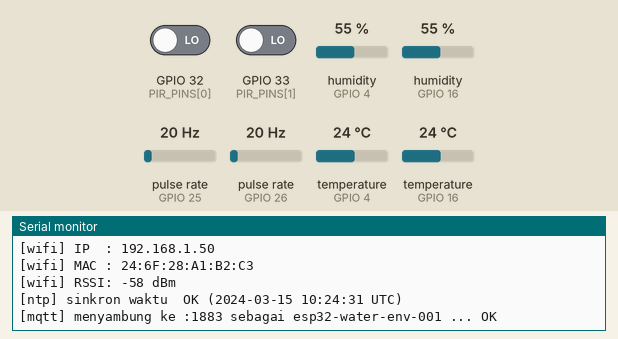
Bench run of a sketch on a simulated ESP32. Shown: the last lines printed to the serial monitor. Wiring (inferred from the names in the program): 2 × pulse sensor: data GPIO 25 / data GPIO 26. Inputs (shaded band) come from the test bench; at power-on: GPIO 32 (PIR_PINS[0]) LOW, GPIO 33 (PIR_PINS[1]) LOW, humidity (sensors on GPIO 4, GPIO 16) 55 %, pulse rate (sensors on GPIO 25, GPIO 26) 20 Hz, temperature (sensors on GPIO 4, GPIO 16) 24 °C. WiFi joins after 1.5 s; servers stay silent unless stated; the local clock reads 2024-03-15 10:24:30 at power-on unless the sketch sets it; no MQTT or app messages arrive unless stated; not simulated (calls return 0 or success): arduino_secrets.h.

Above: at 3.0 s.
3.1 s: GPIO 32 (PIR_PINS[0]) driven HIGH
At 4.0 s:
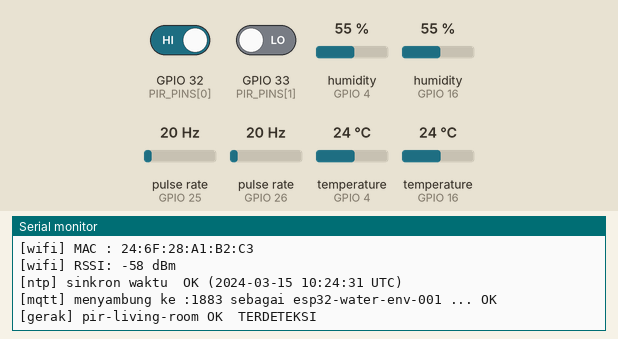
8.3 s: GPIO 33 (PIR_PINS[1]) driven HIGH
At 9.2 s:
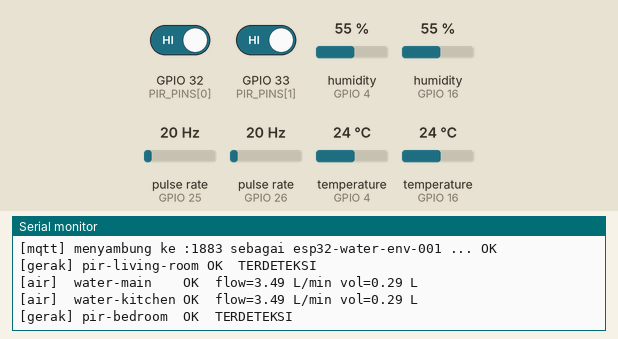
13.3 s: GPIO 32 (PIR_PINS[0]) driven LOW
At 14.1 s:
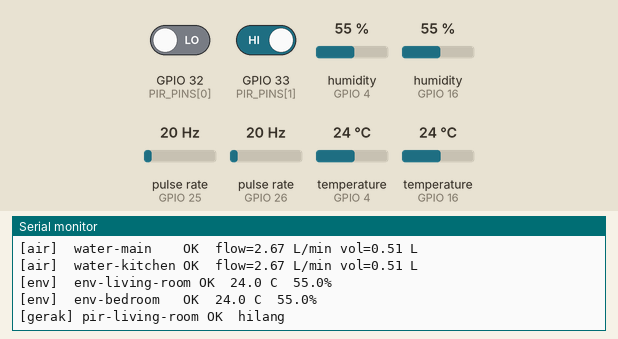
14.8 s: GPIO 33 (PIR_PINS[1]) driven LOW
At 15.3 s:
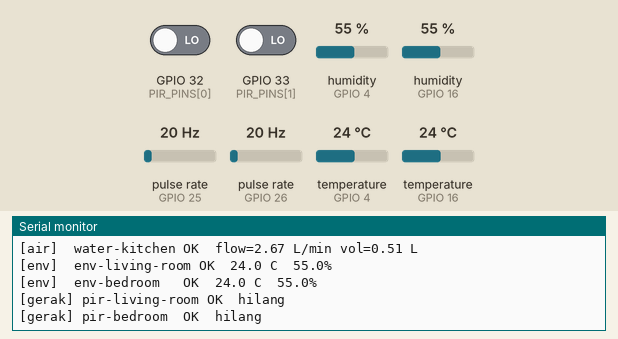

The sketch:

esp32-water-env-001.ino
```cpp
/*
 * SATU ATAP — Node esp32-water-env-001 (Fase D, firmware node #2)
 * ---------------------------------------------------------------
 * Satu board ESP32 meng-host ENAM device logis dari tiga jenis sensor:
 *   Air (YF-S201, hall flow)   -> water-main, water-kitchen   -> telemetry {flow_lpm, volume_liters}
 *   Suhu/lembap (DHT22)        -> env-living-room, env-bedroom -> telemetry {temperature_c, humidity_pct}
 *   Gerak (HC-SR501 PIR)       -> pir-living-room, pir-bedroom -> event {MOTION_DETECTED|MOTION_CLEARED}
 *
 * Payload PERSIS seperti apps/iot-simulator — board ini menggantikan simulator
 * untuk keenam device tsb, bukan menambah jalur baru.
 *
 * AUTENTIKASI: login SEKALI sebagai NODE (username = esp32-water-env-001).
 * Password dari .secrets/mqtt-dev-passwords.json, kunci "esp32-water-env-001"
 * (ditulis ulang tiap `npm run db:seed` — salin ulang kalau seed lagi).
 *
 * Library (Library Manager):
 *   - PubSubClient            by Nick O'Leary
 *   - DHT sensor library      by Adafruit  (+ dependensi Adafruit Unified Sensor)
 * Board: ESP32 Dev Module (WROOM-32).
 *
 * WIRING (semua low-voltage, TIDAK ada mains di board ini):
 *   DHT22 #1 (env-living)   DATA -> GPIO4    VCC 3V3   GND   (pull-up 10k DATA->3V3)
 *   DHT22 #2 (env-bedroom)  DATA -> GPIO16   VCC 3V3   GND   (pull-up 10k)
 *   YF-S201 #1 (water-main)   OUT -> GPIO25   VCC 5V    GND
 *   YF-S201 #2 (water-kitchen)OUT -> GPIO26   VCC 5V    GND
 *   HC-SR501 #1 (pir-living)  OUT -> GPIO32   VCC 5V    GND
 *   HC-SR501 #2 (pir-bedroom) OUT -> GPIO33   VCC 5V    GND
 *   PIR keluar 3V3 di pin OUT — aman ke GPIO ESP32. Flow sensor OUT juga ~3V3
 *   pada modul bertegangan 5V dgn pull-up internal; kalau modulmu 5V penuh,
 *   pasang pembagi tegangan pada jalur OUT flow.
 */

#include <WiFi.h>
#include <PubSubClient.h>
#include <DHT.h>
#include <time.h>
#include "arduino_secrets.h"   // di-gitignore; salin dari arduino_secrets.h.example

// ---------------------------------------------------------------------------
// Kredensial di arduino_secrets.h (TIDAK masuk git). Cek IP host tiap flash.
// ---------------------------------------------------------------------------

const char* WIFI_SSID     = SECRET_WIFI_SSID;
const char* WIFI_PASSWORD = SECRET_WIFI_PASSWORD;
const char* MQTT_HOST     = SECRET_MQTT_HOST;

// Akun NODE. Username = nodeId; password node dari .secrets.
const char* MQTT_USERNAME = "esp32-water-env-001";
const char* MQTT_PASSWORD = SECRET_MQTT_PASSWORD;

// ---------------------------------------------------------------------------

const uint16_t MQTT_PORT = 1883;
const char*    HOME_ID   = "home-1";
const char*    NODE_ID   = "esp32-water-env-001";
const char*    FIRMWARE  = "water-env-1.0.0";

const uint32_t WATER_MS  = 5000;    // samakan dengan WATER_INTERVAL_MS simulator
const uint32_t ENV_MS    = 10000;   // ENVIRONMENT_INTERVAL_MS

// Device id per kategori (urutan sejajar dengan pin di bawah).
const char* WATER_IDS[2] = { "water-main", "water-kitchen" };
const char* ENV_IDS[2]   = { "env-living-room", "env-bedroom" };
const char* PIR_IDS[2]   = { "pir-living-room", "pir-bedroom" };

const int DHT_PINS[2]  = { 4, 16 };
const int FLOW_PINS[2] = { 25, 26 };
const int PIR_PINS[2]  = { 32, 33 };

// YF-S201: ~450 pulsa per liter (F[Hz] = 7.5 x Q[L/min]).
const float PULSES_PER_LITER = 450.0f;

const char* NTP_SERVER_1 = "pool.ntp.org";
const char* NTP_SERVER_2 = "time.google.com";

// ---------------------------------------------------------------------------

WiFiClient   net;
PubSubClient mqtt(net);

#define DHTTYPE DHT22
DHT dht[2] = { DHT(DHT_PINS[0], DHTTYPE), DHT(DHT_PINS[1], DHTTYPE) };

// Penghitung pulsa flow diisi dari ISR — wajib volatile.
volatile uint32_t flowPulses[2] = { 0, 0 };
void IRAM_ATTR isrFlow0() { flowPulses[0]++; }
void IRAM_ATTR isrFlow1() { flowPulses[1]++; }

// volume_liters kumulatif per device. Reset ke 0 saat board reboot — ingest
// memperlakukan volume_liters sebagai counter dan menoleransi reset (delta
// dihitung ulang), jadi total di cloud tidak rusak.
double volumeLiters[2] = { 0.0, 0.0 };

bool pirState[2] = { false, false };

char topicWater[2][96];
char topicEnv[2][96];
char topicPir[2][96];
char topicAvailability[96];

uint32_t lastWater = 0;
uint32_t lastEnv   = 0;
uint8_t  authFailures = 0;

// ---------------------------------------------------------------------------

void buildTopics() {
  for (int i = 0; i < 2; i++) {
    snprintf(topicWater[i], sizeof(topicWater[i]),
             "home/%s/device/%s/telemetry", HOME_ID, WATER_IDS[i]);
    snprintf(topicEnv[i], sizeof(topicEnv[i]),
             "home/%s/device/%s/telemetry", HOME_ID, ENV_IDS[i]);
    snprintf(topicPir[i], sizeof(topicPir[i]),
             "home/%s/device/%s/event", HOME_ID, PIR_IDS[i]);
  }
  snprintf(topicAvailability, sizeof(topicAvailability),
           "home/%s/node/%s/availability", HOME_ID, NODE_ID);
}

void connectWifi() {
  Serial.printf("\n[wifi] menyambung ke %s ", WIFI_SSID);
  WiFi.mode(WIFI_STA);
  WiFi.begin(WIFI_SSID, WIFI_PASSWORD);

  uint8_t tries = 0;
  while (WiFi.status() != WL_CONNECTED && tries < 40) {
    delay(500);
    Serial.print(".");
    tries++;
  }
  if (WiFi.status() != WL_CONNECTED) {
    Serial.println("\n[wifi] GAGAL — cek SSID, password, dan pastikan band 2.4 GHz.");
    Serial.println("[wifi] restart dalam 5 detik...");
    delay(5000);
    ESP.restart();
  }
  Serial.println(" OK");
  Serial.printf("[wifi] IP  : %s\n", WiFi.localIP().toString().c_str());
  Serial.printf("[wifi] MAC : %s\n", WiFi.macAddress().c_str());
  Serial.printf("[wifi] RSSI: %d dBm\n", WiFi.RSSI());
}

void syncTime() {
  configTime(0, 0, NTP_SERVER_1, NTP_SERVER_2);
  Serial.print("[ntp] sinkron waktu ");
  struct tm tm;
  uint8_t tries = 0;
  while (!getLocalTime(&tm, 500) && tries < 20) {
    Serial.print(".");
    tries++;
  }
  if (tries >= 20) {
    Serial.println(" GAGAL — telemetry tetap terkirim, tapi timestamp bisa salah.");
  } else {
    Serial.printf(" OK (%04d-%02d-%02d %02d:%02d:%02d UTC)\n",
                  tm.tm_year + 1900, tm.tm_mon + 1, tm.tm_mday,
                  tm.tm_hour, tm.tm_min, tm.tm_sec);
  }
}

void isoNow(char* out, size_t len) {
  time_t now = time(nullptr);
  struct tm tmUtc;
  gmtime_r(&now, &tmUtc);
  char base[24];
  strftime(base, sizeof(base), "%Y-%m-%dT%H:%M:%S", &tmUtc);
  snprintf(out, len, "%s.000Z", base);
}

void connectMqtt() {
  mqtt.setServer(MQTT_HOST, MQTT_PORT);

  while (!mqtt.connected()) {
    Serial.printf("[mqtt] menyambung ke %s:%u sebagai %s ... ",
                  MQTT_HOST, MQTT_PORT, MQTT_USERNAME);

    bool ok = mqtt.connect(
      NODE_ID,
      MQTT_USERNAME, MQTT_PASSWORD,
      topicAvailability, 1, true,
      "{\"status\":\"offline\"}"
    );

    if (ok) {
      authFailures = 0;
      Serial.println("OK");
      char online[224];
      snprintf(online, sizeof(online),
        "{\"status\":\"online\",\"firmware\":\"%s\",\"ip\":\"%s\",\"mac\":\"%s\",\"rssi\":%d}",
        FIRMWARE, WiFi.localIP().toString().c_str(),
        WiFi.macAddress().c_str(), WiFi.RSSI());
      mqtt.publish(topicAvailability, online, true);
      return;
    }

    int rc = mqtt.state();
    Serial.printf("gagal, rc=%d\n", rc);
    if (rc == 4 || rc == 5) {
      authFailures++;
      Serial.println("[mqtt] DITOLAK broker. rc=4 password salah, rc=5 tidak diizinkan.");
      Serial.println("       Password node dari .secrets (kunci nodeId)? Sudah mqtt:users + restart Mosquitto?");
      if (authFailures >= 3) {
        Serial.println("[mqtt] berhenti mencoba. Perbaiki kredensial, lalu reset board.");
        while (true) delay(1000);
      }
    } else if (rc == -2) {
      Serial.println("[mqtt] broker tidak terjangkau. Cek IP host, port 1883, firewall.");
    }
    delay(3000);
  }
}

// --- publikasi per kategori -------------------------------------------------

// Air: hitung flow dari pulsa sejak siklus terakhir, akumulasi volume.
void publishWater(const char* ts, uint32_t elapsedMs) {
  for (int i = 0; i < 2; i++) {
    noInterrupts();
    uint32_t pulses = flowPulses[i];
    flowPulses[i] = 0;
    interrupts();

    double liters = pulses / PULSES_PER_LITER;
    volumeLiters[i] += liters;
    double flowLpm = liters * (60000.0 / (double)elapsedMs);

    char body[200];
    snprintf(body, sizeof(body),
      "{\"ts\":\"%s\",\"metrics\":{\"flow_lpm\":%.2f,\"volume_liters\":%.2f}}",
      ts, flowLpm, volumeLiters[i]);
    bool sent = mqtt.publish(topicWater[i], body);
    Serial.printf("[air]  %-13s %s flow=%.2f L/min vol=%.2f L\n",
                  WATER_IDS[i], sent ? "OK " : "GAGAL", flowLpm, volumeLiters[i]);
  }
}

// Suhu/lembap: DHT22 balas NaN kalau gagal baca — skip agar JSON tetap valid.
void publishEnv(const char* ts) {
  for (int i = 0; i < 2; i++) {
    float t = dht[i].readTemperature();
    float h = dht[i].readHumidity();
    if (isnan(t) || isnan(h)) {
      Serial.printf("[env] %s TIDAK MERESPONS (cek DATA/pull-up/catu DHT22)\n", ENV_IDS[i]);
      continue;
    }
    if (h < 0.0f) h = 0.0f;
    if (h > 100.0f) h = 100.0f;   // humidity_pct dibatasi 0..100 oleh skema

    char body[200];
    snprintf(body, sizeof(body),
      "{\"ts\":\"%s\",\"metrics\":{\"temperature_c\":%.1f,\"humidity_pct\":%.1f}}",
      ts, t, h);
    bool sent = mqtt.publish(topicEnv[i], body);
    Serial.printf("[env]  %-13s %s %.1f C  %.1f%%\n",
                  ENV_IDS[i], sent ? "OK " : "GAGAL", t, h);
  }
}

// Gerak: kirim event HANYA saat status berubah (edge), bukan tiap loop.
void handleMotion(const char* ts) {
  for (int i = 0; i < 2; i++) {
    bool now = digitalRead(PIR_PINS[i]) == HIGH;
    if (now == pirState[i]) continue;
    pirState[i] = now;

    char body[120];
    snprintf(body, sizeof(body),
      "{\"ts\":\"%s\",\"event\":\"%s\"}",
      ts, now ? "MOTION_DETECTED" : "MOTION_CLEARED");
    bool sent = mqtt.publish(topicPir[i], body);
    Serial.printf("[gerak] %-12s %s %s\n",
                  PIR_IDS[i], sent ? "OK " : "GAGAL", now ? "TERDETEKSI" : "hilang");
  }
}

void setup() {
  Serial.begin(115200);
  delay(300);
  Serial.println("\n\n=== SATU ATAP — node esp32-water-env-001 (air + suhu + gerak) ===");

  for (int i = 0; i < 2; i++) {
    dht[i].begin();
    pinMode(FLOW_PINS[i], INPUT_PULLUP);
    pinMode(PIR_PINS[i], INPUT);
  }
  attachInterrupt(digitalPinToInterrupt(FLOW_PINS[0]), isrFlow0, RISING);
  attachInterrupt(digitalPinToInterrupt(FLOW_PINS[1]), isrFlow1, RISING);

  buildTopics();
  connectWifi();
  syncTime();
  connectMqtt();
  lastWater = lastEnv = millis();
}

void loop() {
  if (WiFi.status() != WL_CONNECTED) connectWifi();
  if (!mqtt.connected())             connectMqtt();
  mqtt.loop();

  char ts[28];
  isoNow(ts, sizeof(ts));

  // Gerak dievaluasi tiap loop supaya responsif (event on-change).
  handleMotion(ts);

  uint32_t now = millis();
  if (now - lastWater >= WATER_MS) {
    publishWater(ts, now - lastWater);
    lastWater = now;
  }
  if (now - lastEnv >= ENV_MS) {
    publishEnv(ts);
    lastEnv = now;
  }
}
```

Measured:
- after the input at 3.1 s, the serial monitor: prints a new line at once (image 1)
- after the input at 8.3 s, the serial monitor: prints a new line at once (image 2)
- after the input at 13.3 s, the serial monitor: prints a new line at once (image 3)
- after the input at 14.8 s, the serial monitor: prints a new line at once (image 4)
